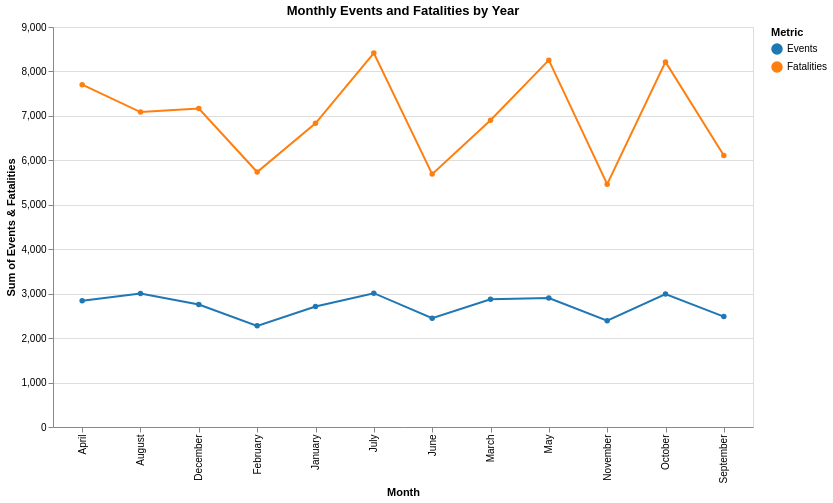

Write notebook code for a chart like this one.
### Code cell
import altair as alt
import pandas as pd

# 1. Pre-aggregazione in Pandas (Ottimizzazione obbligatoria)
# Raggruppa per Anno e Mese, calcolando la somma. Il reset_index appiattisce il dataframe.
df_agg = df_month_grouped.groupby(['Year', 'Month'])[['Events', 'Fatalities']].sum().reset_index()

# 2. Creazione del menu a tendina per 'Year'
lista_anni = sorted(df_agg['Year'].unique().tolist())
year_dropdown = alt.binding_select(options=lista_anni, name="Select Year: ")

year_selection = alt.selection_point(
    fields=['Year'],
    bind=year_dropdown,
    value=lista_anni[0]
)

# 3. Costruzione del grafico interattivo
chart = alt.Chart(df_agg).transform_filter(
    year_selection
).transform_fold(
    # Riorganizza le colonne in righe per tracciare due linee distinte
    ['Events', 'Fatalities'],
    as_=['Metric', 'Total']
).mark_line(point=True).encode(
    x=alt.X('Month:O', title='Month'), # ':O' (Ordinale) mantiene i mesi in sequenza corretta
    y=alt.Y('Total:Q', title='Sum of Events & Fatalities'),
    color=alt.Color('Metric:N', scale=alt.Scale(scheme='category10'))
).add_params(
    year_selection
).properties(
    width=700,
    height=400,
    title="Monthly Events and Fatalities by Year"
)

# Render
chart

### Figure 1 — Vega-Lite specification as saved in the notebook (floating-point values rounded to 4 significant figures)
{"config": {"view": {"continuousWidth": 300, "continuousHeight": 300}}, "data": {"name": "data-0424ef44cb48f2709fff255745f6cf9d"}, "mark": {"type": "line", "point": true}, "encoding": {"color": {"field": "Metric", "scale": {"scheme": "category10"}, "type": "nominal"}, "x": {"field": "Month", "title": "Month", "type": "ordinal"}, "y": {"field": "Total", "title": "Sum of Events & Fatalities", "type": "quantitative"}}, "height": 400, "params": [{"name": "param_eb76da30750723d0", "select": {"type": "point", "fields": ["Year"]}, "bind": {"input": "select", "options": [2017, 2018, 2019, 2020, 2021, 2022, 2023, 2024, 2025, 2026], "name": "Select Year: "}, "value": 2017}], "title": "Monthly Events and Fatalities by Year", "transform": [{"filter": {"param": "param_eb76da30750723d0"}}, {"fold": ["Events", "Fatalities"], "as": ["Metric", "Total"]}], "width": 700, "$schema": "https://vega.github.io/schema/vega-lite/v6.4.1.json", "datasets": {"data-0424ef44cb48f2709fff255745f6cf9d": [{"Year": 2017, "Month": "April", "Events": 2843, "Fatalities": 7702}, {"Year": 2017, "Month": "August", "Events": 3006, "Fatalities": 7086}, {"Year": 2017, "Month": "December", "Events": 2756, "Fatalities": 7166}, {"Year": 2017, "Month": "February", "Events": 2276, "Fatalities": 5737}, {"Year": 2017, "Month": "January", "Events": 2711, "Fatalities": 6834}, {"Year": 2017, "Month": "July", "Events": 3011, "Fatalities": 8414}, {"Year": 2017, "Month": "June", "Events": 2449, "Fatalities": 5690}, {"Year": 2017, "Month": "March", "Events": 2873, "Fatalities": 6901}, {"Year": 2017, "Month": "May", "Events": 2901, "Fatalities": 8254}, {"Year": 2017, "Month": "November", "Events": 2390, "Fatalities": 5463}, {"Year": 2017, "Month": "October", "Events": 2991, "Fatalities": 8215}, {"Year": 2017, "Month": "September", "Events": 2484, "Fatalities": 6110}, {"Year": 2018, "Month": "April", "Events": 3820, "Fatalities": 7829}, {"Year": 2018, "Month": "August", "Events": 3767, "Fatalities": 9845}, {"Year": 2018, "Month": "December", "Events": 4085, "Fatalities": 9573}, {"Year": 2018, "Month": "February", "Events": 3192, "Fatalities": 6371}, {"Year": 2018, "Month": "January", "Events": 3649, "Fatalities": 7467}, {"Year": 2018, "Month": "July", "Events": 4140, "Fatalities": 10872}, {"Year": 2018, "Month": "June", "Events": 3945, "Fatalities": 10008}, {"Year": 2018, "Month": "March", "Events": 3314, "Fatalities": 7492}, {"Year": 2018, "Month": "May", "Events": 3936, "Fatalities": 9333}, {"Year": 2018, "Month": "November", "Events": 3486, "Fatalities": 9926}, {"Year": 2018, "Month": "October", "Events": 3700, "Fatalities": 9186}, {"Year": 2018, "Month": "September", "Events": 3640, "Fatalities": 9776}, {"Year": 2019, "Month": "April", "Events": 3617, "Fatalities": 8543}, {"Year": 2019, "Month": "August", "Events": 3929, "Fatalities": 9436}, {"Year": 2019, "Month": "December", "Events": 3576, "Fatalities": 7076}, {"Year": 2019, "Month": "February", "Events": 3497, "Fatalities": 7626}, {"Year": 2019, "Month": "January", "Events": 3970, "Fatalities": 9721}, {"Year": 2019, "Month": "July", "Events": 4010, "Fatalities": 9695}, {"Year": 2019, "Month": "June", "Events": 3802, "Fatalities": 10012}, {"Year": 2019, "Month": "March", "Events": 3912, "Fatalities": 8920}, {"Year": 2019, "Month": "May", "Events": 3616, "Fatalities": 9001}, {"Year": 2019, "Month": "November", "Events": 3655, "Fatalities": 5820}, {"Year": 2019, "Month": "October", "Events": 3729, "Fatalities": 7039}, {"Year": 2019, "Month": "September", "Events": 3987, "Fatalities": 9425}, {"Year": 2020, "Month": "April", "Events": 3598, "Fatalities": 8076}, {"Year": 2020, "Month": "August", "Events": 3515, "Fatalities": 7578}, {"Year": 2020, "Month": "December", "Events": 3905, "Fatalities": 7694}, {"Year": 2020, "Month": "February", "Events": 3468, "Fatalities": 5993}, {"Year": 2020, "Month": "January", "Events": 3762, "Fatalities": 6559}, {"Year": 2020, "Month": "July", "Events": 3709, "Fatalities": 8596}, {"Year": 2020, "Month": "June", "Events": 3446, "Fatalities": 8160}, {"Year": 2020, "Month": "March", "Events": 3624, "Fatalities": 6812}, {"Year": 2020, "Month": "May", "Events": 3618, "Fatalities": 8585}, {"Year": 2020, "Month": "November", "Events": 4007, "Fatalities": 10070}, {"Year": 2020, "Month": "October", "Events": 4031, "Fatalities": 7900}, {"Year": 2020, "Month": "September", "Events": 3689, "Fatalities": 7460}, {"Year": 2021, "Month": "April", "Events": 4345, "Fatalities": 10362}, {"Year": 2021, "Month": "August", "Events": 3575, "Fatalities": 12690}, {"Year": 2021, "Month": "December", "Events": 3569, "Fatalities": 6584}, {"Year": 2021, "Month": "February", "Events": 4033, "Fatalities": 8047}, {"Year": 2021, "Month": "January", "Events": 4257, "Fatalities": 8330}, {"Year": 2021, "Month": "July", "Events": 4232, "Fatalities": 14525}, {"Year": 2021, "Month": "June", "Events": 4392, "Fatalities": 14527}, {"Year": 2021, "Month": "March", "Events": 4330, "Fatalities": 9785}, {"Year": 2021, "Month": "May", "Events": 5166, "Fatalities": 12051}, {"Year": 2021, "Month": "November", "Events": 3601, "Fatalities": 7160}, {"Year": 2021, "Month": "October", "Events": 3423, "Fatalities": 5829}, {"Year": 2021, "Month": "September", "Events": 3202, "Fatalities": 5317}, {"Year": 2022, "Month": "April", "Events": 3954, "Fatalities": 5494}, {"Year": 2022, "Month": "August", "Events": 3805, "Fatalities": 4845}, {"Year": 2022, "Month": "December", "Events": 3647, "Fatalities": 5858}, {"Year": 2022, "Month": "February", "Events": 3745, "Fatalities": 6165}, {"Year": 2022, "Month": "January", "Events": 4094, "Fatalities": 7292}, {"Year": 2022, "Month": "July", "Events": 3680, "Fatalities": 5948}, {"Year": 2022, "Month": "June", "Events": 3976, "Fatalities": 6459}, {"Year": 2022, "Month": "March", "Events": 3840, "Fatalities": 7983}, {"Year": 2022, "Month": "May", "Events": 4217, "Fatalities": 5393}, {"Year": 2022, "Month": "November", "Events": 3621, "Fatalities": 6051}, {"Year": 2022, "Month": "October", "Events": 3878, "Fatalities": 5760}, {"Year": 2022, "Month": "September", "Events": 3903, "Fatalities": 5396}, {"Year": 2023, "Month": "April", "Events": 3866, "Fatalities": 7041}, {"Year": 2023, "Month": "August", "Events": 4578, "Fatalities": 8590}, {"Year": 2023, "Month": "December", "Events": 6386, "Fatalities": 13199}, {"Year": 2023, "Month": "February", "Events": 3659, "Fatalities": 5886}, {"Year": 2023, "Month": "January", "Events": 4218, "Fatalities": 5475}, {"Year": 2023, "Month": "July", "Events": 4210, "Fatalities": 6637}, {"Year": 2023, "Month": "June", "Events": 3874, "Fatalities": 7319}, {"Year": 2023, "Month": "March", "Events": 3645, "Fatalities": 5573}, {"Year": 2023, "Month": "May", "Events": 4169, "Fatalities": 6940}, {"Year": 2023, "Month": "November", "Events": 6056, "Fatalities": 14277}, {"Year": 2023, "Month": "October", "Events": 6130, "Fatalities": 15537}, {"Year": 2023, "Month": "September", "Events": 4313, "Fatalities": 7490}, {"Year": 2024, "Month": "April", "Events": 5535, "Fatalities": 8684}, {"Year": 2024, "Month": "August", "Events": 6348, "Fatalities": 9350}, {"Year": 2024, "Month": "December", "Events": 5195, "Fatalities": 10265}, {"Year": 2024, "Month": "February", "Events": 6206, "Fatalities": 9857}, {"Year": 2024, "Month": "January", "Events": 6251, "Fatalities": 11531}, {"Year": 2024, "Month": "July", "Events": 5825, "Fatalities": 9224}, {"Year": 2024, "Month": "June", "Events": 5498, "Fatalities": 9572}, {"Year": 2024, "Month": "March", "Events": 5808, "Fatalities": 8926}, {"Year": 2024, "Month": "May", "Events": 6078, "Fatalities": 9521}, {"Year": 2024, "Month": "November", "Events": 7591, "Fatalities": 10524}, {"Year": 2024, "Month": "October", "Events": 8508, "Fatalities": 13029}, {"Year": 2024, "Month": "September", "Events": 6610, "Fatalities": 8718}, {"Year": 2025, "Month": "April", "Events": 5369, "Fatalities": 10423}, {"Year": 2025, "Month": "August", "Events": 5442, "Fatalities": 8850}, {"Year": 2025, "Month": "December", "Events": 5130, "Fatalities": 6949}, {"Year": 2025, "Month": "February", "Events": 4711, "Fatalities": 8803}, {"Year": 2025, "Month": "January", "Events": 5890, "Fatalities": 11290}, {"Year": 2025, "Month": "July", "Events": 5558, "Fatalities": 10552}, {"Year": 2025, "Month": "June", "Events": 5439, "Fatalities": 10517}, {"Year": 2025, "Month": "March", "Events": 5668, "Fatalities": 10892}, {"Year": 2025, "Month": "May", "Events": 5873, "Fatalities": 10020}, {"Year": 2025, "Month": "November", "Events": 5237, "Fatalities": 6760}, {"Year": 2025, "Month": "October", "Events": 5575, "Fatalities": 10454}, {"Year": 2025, "Month": "September", "Events": 5654, "Fatalities": 9041}, {"Year": 2026, "Month": "April", "Events": 6577, "Fatalities": 8340}, {"Year": 2026, "Month": "February", "Events": 4869, "Fatalities": 6918}, {"Year": 2026, "Month": "January", "Events": 5225, "Fatalities": 7644}, {"Year": 2026, "Month": "March", "Events": 7228, "Fatalities": 9091}, {"Year": 2026, "Month": "May", "Events": 1437, "Fatalities": 1630}]}}
